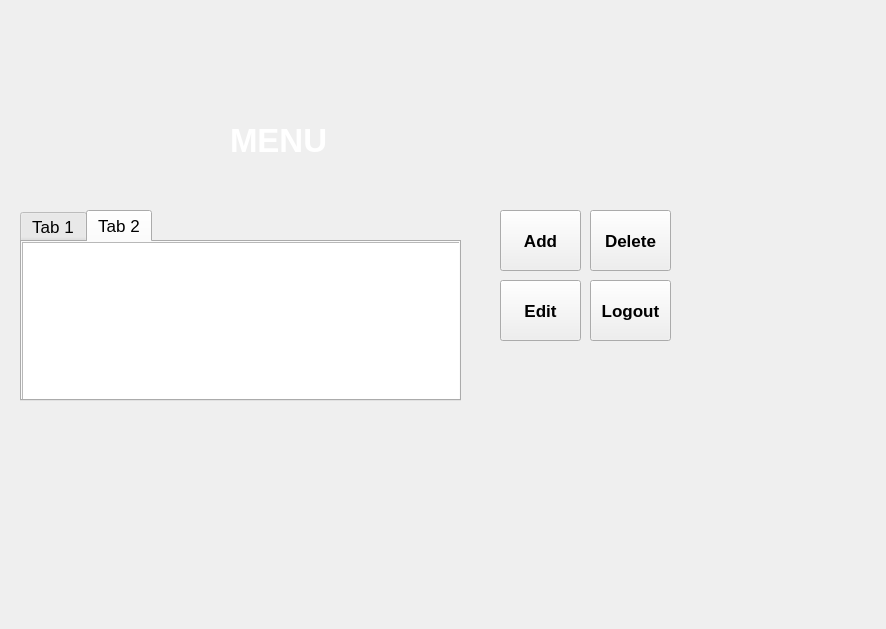
<?xml version="1.0" encoding="UTF-8"?>
<ui version="4.0">
 <class>Rents</class>
 <widget class="QWidget" name="Rents">
  <property name="geometry">
   <rect>
    <x>0</x>
    <y>0</y>
    <width>886</width>
    <height>629</height>
   </rect>
  </property>
  <property name="windowTitle">
   <string>RoomRental</string>
  </property>
  <widget class="QPushButton" name="edit">
   <property name="geometry">
    <rect>
     <x>500</x>
     <y>280</y>
     <width>81</width>
     <height>61</height>
    </rect>
   </property>
   <property name="font">
    <font>
     <pointsize>13</pointsize>
     <weight>75</weight>
     <bold>true</bold>
    </font>
   </property>
   <property name="text">
    <string>Edit</string>
   </property>
  </widget>
  <widget class="QTabWidget" name="tabWidget">
   <property name="geometry">
    <rect>
     <x>20</x>
     <y>210</y>
     <width>441</width>
     <height>191</height>
    </rect>
   </property>
   <property name="font">
    <font>
     <pointsize>13</pointsize>
    </font>
   </property>
   <property name="currentIndex">
    <number>1</number>
   </property>
   <widget class="QWidget" name="tab">
    <attribute name="title">
     <string>Tab 1</string>
    </attribute>
    <widget class="QTableView" name="tableView">
     <property name="geometry">
      <rect>
       <x>0</x>
       <y>0</y>
       <width>441</width>
       <height>161</height>
      </rect>
     </property>
     <property name="editTriggers">
      <set>QAbstractItemView::NoEditTriggers</set>
     </property>
     <property name="dragDropOverwriteMode">
      <bool>true</bool>
     </property>
    </widget>
    <widget class="QLabel" name="label_3">
     <property name="geometry">
      <rect>
       <x>10</x>
       <y>10</y>
       <width>161</width>
       <height>16</height>
      </rect>
     </property>
     <property name="text">
      <string>ROOM AVAILABILITY</string>
     </property>
    </widget>
    <widget class="QWidget" name="layoutWidget">
     <property name="geometry">
      <rect>
       <x>210</x>
       <y>30</y>
       <width>101</width>
       <height>16</height>
      </rect>
     </property>
     <layout class="QHBoxLayout" name="horizontalLayout">
      <item>
       <widget class="QLabel" name="room7A">
        <property name="font">
         <font>
          <pointsize>8</pointsize>
         </font>
        </property>
        <property name="text">
         <string>Room 7A:</string>
        </property>
       </widget>
      </item>
      <item>
       <widget class="QLabel" name="comment7">
        <property name="font">
         <font>
          <pointsize>8</pointsize>
         </font>
        </property>
        <property name="text">
         <string/>
        </property>
       </widget>
      </item>
     </layout>
    </widget>
    <widget class="QWidget" name="layoutWidget_2">
     <property name="geometry">
      <rect>
       <x>10</x>
       <y>130</y>
       <width>101</width>
       <height>16</height>
      </rect>
     </property>
     <layout class="QHBoxLayout" name="horizontalLayout_2">
      <item>
       <widget class="QLabel" name="room6">
        <property name="font">
         <font>
          <pointsize>8</pointsize>
         </font>
        </property>
        <property name="text">
         <string>Room 6:</string>
        </property>
       </widget>
      </item>
      <item>
       <widget class="QLabel" name="comment6">
        <property name="font">
         <font>
          <pointsize>8</pointsize>
         </font>
        </property>
        <property name="text">
         <string/>
        </property>
       </widget>
      </item>
     </layout>
    </widget>
    <widget class="QWidget" name="layoutWidget_3">
     <property name="geometry">
      <rect>
       <x>10</x>
       <y>110</y>
       <width>101</width>
       <height>16</height>
      </rect>
     </property>
     <layout class="QHBoxLayout" name="horizontalLayout_3">
      <item>
       <widget class="QLabel" name="room5">
        <property name="font">
         <font>
          <pointsize>8</pointsize>
         </font>
        </property>
        <property name="text">
         <string>Room 5:</string>
        </property>
       </widget>
      </item>
      <item>
       <widget class="QLabel" name="comment5">
        <property name="font">
         <font>
          <pointsize>8</pointsize>
         </font>
        </property>
        <property name="text">
         <string/>
        </property>
       </widget>
      </item>
     </layout>
    </widget>
    <widget class="QWidget" name="layoutWidget_4">
     <property name="geometry">
      <rect>
       <x>10</x>
       <y>90</y>
       <width>101</width>
       <height>16</height>
      </rect>
     </property>
     <layout class="QHBoxLayout" name="horizontalLayout_4">
      <item>
       <widget class="QLabel" name="room4">
        <property name="font">
         <font>
          <pointsize>8</pointsize>
         </font>
        </property>
        <property name="text">
         <string>Room 4:</string>
        </property>
       </widget>
      </item>
      <item>
       <widget class="QLabel" name="comment4">
        <property name="font">
         <font>
          <pointsize>8</pointsize>
         </font>
        </property>
        <property name="text">
         <string/>
        </property>
       </widget>
      </item>
     </layout>
    </widget>
    <widget class="QWidget" name="layoutWidget_5">
     <property name="geometry">
      <rect>
       <x>10</x>
       <y>70</y>
       <width>101</width>
       <height>16</height>
      </rect>
     </property>
     <layout class="QHBoxLayout" name="horizontalLayout_5">
      <item>
       <widget class="QLabel" name="room3">
        <property name="font">
         <font>
          <pointsize>8</pointsize>
         </font>
        </property>
        <property name="text">
         <string>Room 3:</string>
        </property>
       </widget>
      </item>
      <item>
       <widget class="QLabel" name="comment3">
        <property name="font">
         <font>
          <pointsize>8</pointsize>
          <weight>50</weight>
          <bold>false</bold>
         </font>
        </property>
        <property name="text">
         <string/>
        </property>
       </widget>
      </item>
     </layout>
    </widget>
    <widget class="QWidget" name="layoutWidget_6">
     <property name="geometry">
      <rect>
       <x>10</x>
       <y>50</y>
       <width>101</width>
       <height>16</height>
      </rect>
     </property>
     <layout class="QHBoxLayout" name="horizontalLayout_6">
      <item>
       <widget class="QLabel" name="room2">
        <property name="font">
         <font>
          <pointsize>8</pointsize>
         </font>
        </property>
        <property name="text">
         <string>Room 2:</string>
        </property>
       </widget>
      </item>
      <item>
       <widget class="QLabel" name="comment2">
        <property name="font">
         <font>
          <pointsize>8</pointsize>
         </font>
        </property>
        <property name="text">
         <string/>
        </property>
       </widget>
      </item>
     </layout>
    </widget>
    <widget class="QWidget" name="layoutWidget_7">
     <property name="geometry">
      <rect>
       <x>210</x>
       <y>50</y>
       <width>101</width>
       <height>16</height>
      </rect>
     </property>
     <layout class="QHBoxLayout" name="horizontalLayout_7">
      <item>
       <widget class="QLabel" name="room7B">
        <property name="font">
         <font>
          <pointsize>8</pointsize>
         </font>
        </property>
        <property name="text">
         <string>Room 7B:</string>
        </property>
       </widget>
      </item>
      <item>
       <widget class="QLabel" name="comment8">
        <property name="font">
         <font>
          <pointsize>8</pointsize>
         </font>
        </property>
        <property name="text">
         <string/>
        </property>
       </widget>
      </item>
     </layout>
    </widget>
    <widget class="QWidget" name="layoutWidget_8">
     <property name="geometry">
      <rect>
       <x>210</x>
       <y>70</y>
       <width>101</width>
       <height>16</height>
      </rect>
     </property>
     <layout class="QHBoxLayout" name="horizontalLayout_8">
      <item>
       <widget class="QLabel" name="room8_2">
        <property name="font">
         <font>
          <pointsize>8</pointsize>
         </font>
        </property>
        <property name="text">
         <string>Room 7C:</string>
        </property>
       </widget>
      </item>
      <item>
       <widget class="QLabel" name="comment9">
        <property name="font">
         <font>
          <pointsize>8</pointsize>
         </font>
        </property>
        <property name="text">
         <string/>
        </property>
       </widget>
      </item>
     </layout>
    </widget>
    <widget class="QWidget" name="layoutWidget_9">
     <property name="geometry">
      <rect>
       <x>210</x>
       <y>90</y>
       <width>101</width>
       <height>16</height>
      </rect>
     </property>
     <layout class="QHBoxLayout" name="horizontalLayout_9">
      <item>
       <widget class="QLabel" name="room8">
        <property name="font">
         <font>
          <pointsize>8</pointsize>
         </font>
        </property>
        <property name="text">
         <string>Room 8:</string>
        </property>
       </widget>
      </item>
      <item>
       <widget class="QLabel" name="comment10">
        <property name="font">
         <font>
          <pointsize>8</pointsize>
         </font>
        </property>
        <property name="text">
         <string/>
        </property>
       </widget>
      </item>
     </layout>
    </widget>
    <widget class="QWidget" name="layoutWidget_10">
     <property name="geometry">
      <rect>
       <x>210</x>
       <y>110</y>
       <width>101</width>
       <height>16</height>
      </rect>
     </property>
     <layout class="QHBoxLayout" name="horizontalLayout_10">
      <item>
       <widget class="QLabel" name="room77">
        <property name="font">
         <font>
          <pointsize>8</pointsize>
         </font>
        </property>
        <property name="text">
         <string>Room 77:</string>
        </property>
       </widget>
      </item>
      <item>
       <widget class="QLabel" name="comment11">
        <property name="font">
         <font>
          <pointsize>8</pointsize>
         </font>
        </property>
        <property name="text">
         <string/>
        </property>
       </widget>
      </item>
     </layout>
    </widget>
    <widget class="QWidget" name="layoutWidget_11">
     <property name="geometry">
      <rect>
       <x>210</x>
       <y>130</y>
       <width>101</width>
       <height>16</height>
      </rect>
     </property>
     <layout class="QHBoxLayout" name="horizontalLayout_11">
      <item>
       <widget class="QLabel" name="room99">
        <property name="font">
         <font>
          <pointsize>8</pointsize>
         </font>
        </property>
        <property name="text">
         <string>Room 99:</string>
        </property>
       </widget>
      </item>
      <item>
       <widget class="QLabel" name="comment12">
        <property name="font">
         <font>
          <pointsize>8</pointsize>
         </font>
        </property>
        <property name="text">
         <string/>
        </property>
       </widget>
      </item>
     </layout>
    </widget>
    <widget class="QWidget" name="layoutWidget_12">
     <property name="geometry">
      <rect>
       <x>10</x>
       <y>30</y>
       <width>101</width>
       <height>16</height>
      </rect>
     </property>
     <layout class="QHBoxLayout" name="horizontalLayout_12">
      <item>
       <widget class="QLabel" name="room1">
        <property name="font">
         <font>
          <pointsize>8</pointsize>
         </font>
        </property>
        <property name="text">
         <string>Room 1:</string>
        </property>
       </widget>
      </item>
      <item>
       <widget class="QLabel" name="comment">
        <property name="font">
         <font>
          <pointsize>8</pointsize>
         </font>
        </property>
        <property name="text">
         <string/>
        </property>
       </widget>
      </item>
     </layout>
    </widget>
    <zorder>layoutWidget_3</zorder>
    <zorder>layoutWidget_4</zorder>
    <zorder>layoutWidget_5</zorder>
    <zorder>layoutWidget_6</zorder>
    <zorder>layoutWidget_7</zorder>
    <zorder>layoutWidget_8</zorder>
    <zorder>layoutWidget_9</zorder>
    <zorder>layoutWidget_10</zorder>
    <zorder>layoutWidget_11</zorder>
    <zorder>layoutWidget_12</zorder>
    <zorder>tableView</zorder>
    <zorder>layoutWidget</zorder>
    <zorder>label_3</zorder>
    <zorder>layoutWidget_2</zorder>
   </widget>
   <widget class="QWidget" name="tab_2">
    <attribute name="title">
     <string>Tab 2</string>
    </attribute>
    <widget class="QTableView" name="tableView_2">
     <property name="geometry">
      <rect>
       <x>0</x>
       <y>0</y>
       <width>441</width>
       <height>161</height>
      </rect>
     </property>
     <property name="editTriggers">
      <set>QAbstractItemView::NoEditTriggers</set>
     </property>
    </widget>
   </widget>
  </widget>
  <widget class="QPushButton" name="delete_2">
   <property name="geometry">
    <rect>
     <x>590</x>
     <y>210</y>
     <width>81</width>
     <height>61</height>
    </rect>
   </property>
   <property name="font">
    <font>
     <pointsize>13</pointsize>
     <weight>75</weight>
     <bold>true</bold>
    </font>
   </property>
   <property name="text">
    <string>Delete</string>
   </property>
  </widget>
  <widget class="QLabel" name="label_2">
   <property name="geometry">
    <rect>
     <x>0</x>
     <y>0</y>
     <width>811</width>
     <height>431</height>
    </rect>
   </property>
   <property name="text">
    <string/>
   </property>
   <property name="pixmap">
    <pixmap>Y:/Documents/Qt Programs/CpE32/RoomRental/images/ggg.jpg</pixmap>
   </property>
  </widget>
  <widget class="QPushButton" name="add">
   <property name="geometry">
    <rect>
     <x>500</x>
     <y>210</y>
     <width>81</width>
     <height>61</height>
    </rect>
   </property>
   <property name="font">
    <font>
     <pointsize>13</pointsize>
     <weight>75</weight>
     <bold>true</bold>
    </font>
   </property>
   <property name="text">
    <string>Add</string>
   </property>
  </widget>
  <widget class="QLabel" name="label">
   <property name="geometry">
    <rect>
     <x>230</x>
     <y>110</y>
     <width>211</width>
     <height>61</height>
    </rect>
   </property>
   <property name="font">
    <font>
     <pointsize>25</pointsize>
     <weight>75</weight>
     <bold>true</bold>
    </font>
   </property>
   <property name="styleSheet">
    <string notr="true">color: rgb(255, 255, 255);</string>
   </property>
   <property name="text">
    <string>MENU</string>
   </property>
  </widget>
  <widget class="QPushButton" name="logout">
   <property name="geometry">
    <rect>
     <x>590</x>
     <y>280</y>
     <width>81</width>
     <height>61</height>
    </rect>
   </property>
   <property name="font">
    <font>
     <pointsize>13</pointsize>
     <weight>75</weight>
     <bold>true</bold>
    </font>
   </property>
   <property name="text">
    <string>Logout</string>
   </property>
  </widget>
 </widget>
 <layoutdefault spacing="6" margin="11"/>
 <resources/>
 <connections/>
</ui>
